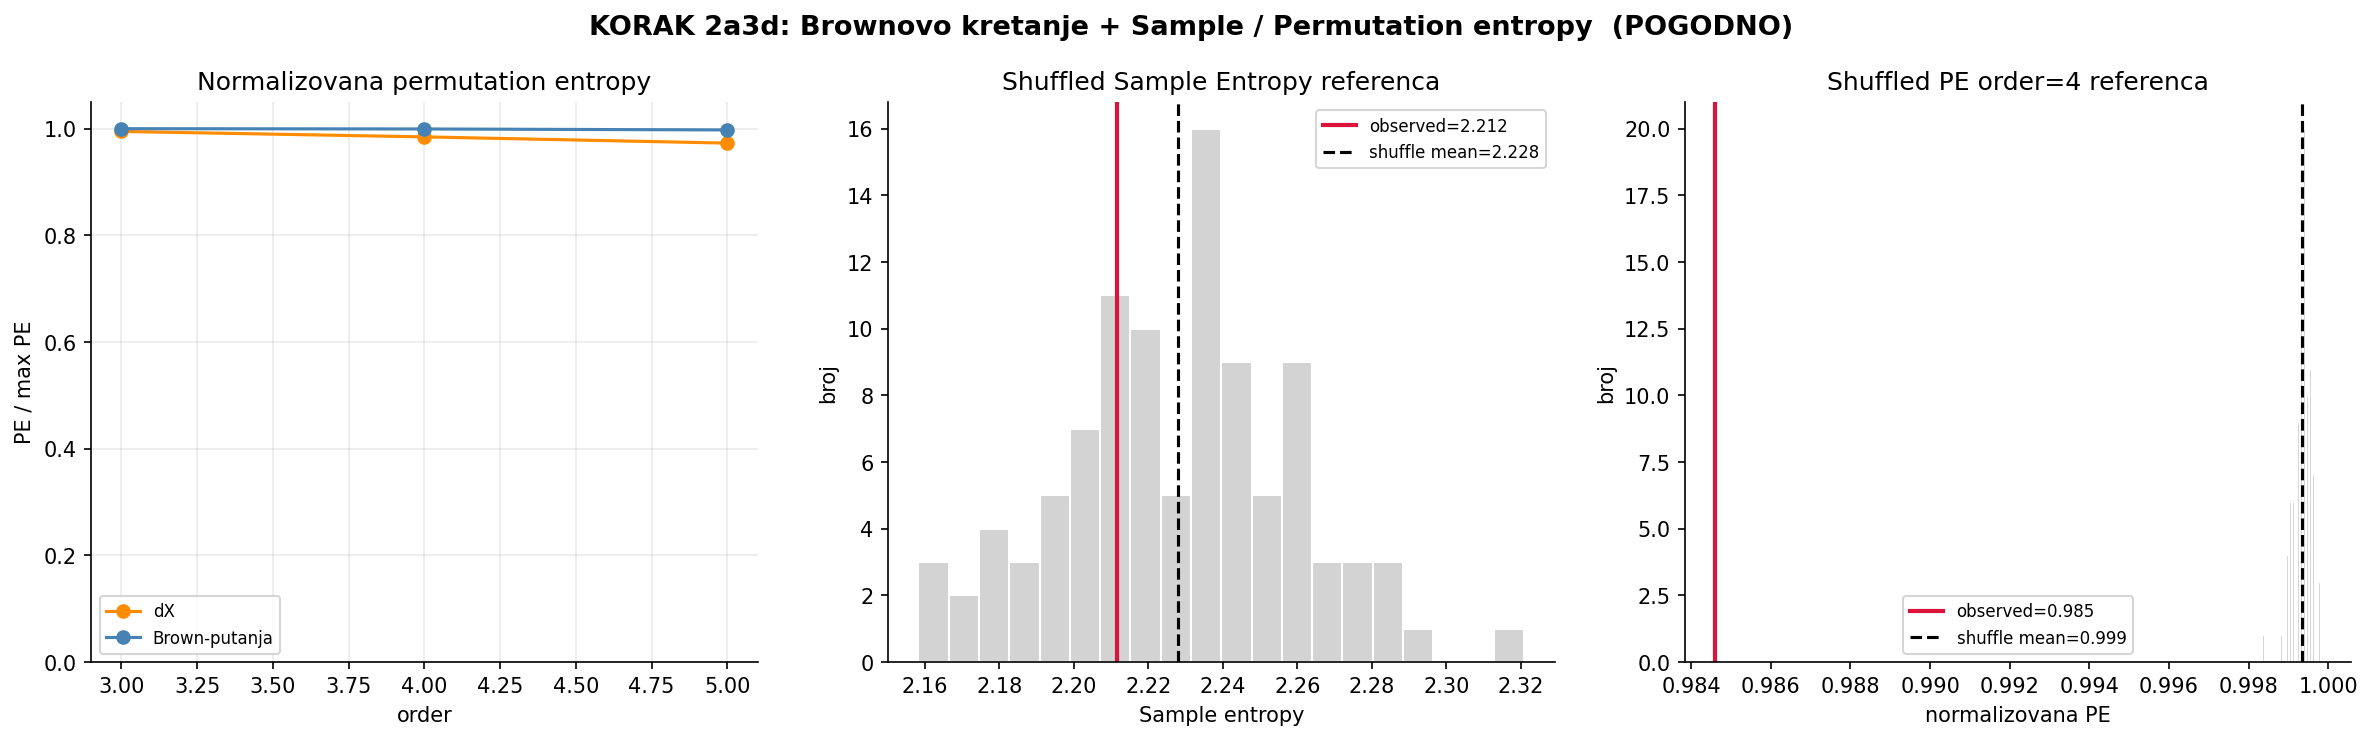

Reproduce this figure in Python.
"""
3_KarlWeierstrass_NEXT3_2a3d — POGODNI deo iz 1_KarlWeierstrass_v2.py
Aparat 2a: Brownovo kretanje  +  Test 3d: Sample / Permutation entropy

Self-contained:
  - KORAK 1: ucitavanje 4624 izvlacenja i izgradnja f(t) = lex-indeks
  - KORAK 2a: Brown inkrementi (priprema)
  - KORAK 2a3d: Sample entropy + Permutation entropy nad
                centriranim Brown inkrementima, Brown-putanja kao kontrola,
                shuffled entropy referenca

Output:
  3_KarlWeierstrass_NEXT3_2a3d.png
  3_KarlWeierstrass_NEXT3_2a3d.txt
"""

import csv
import math
import os
import time
from datetime import timedelta

import matplotlib.pyplot as plt
import numpy as np


T0 = time.time()

CSV_DRAWS = "/Users/4c/Desktop/GHQ/data/loto7_4624_k43.csv"

HERE = os.path.dirname(os.path.abspath(__file__))
PNG_PATH = os.path.join(HERE, "3_KarlWeierstrass_NEXT3_2a3d.png")
TXT_PATH = os.path.join(HERE, "3_KarlWeierstrass_NEXT3_2a3d.txt")

N_MAX = 39
K_PICK = 7
TOTAL_COMBOS = math.comb(N_MAX, K_PICK)


# ─── helperi (samo oni potrebni za 2a + 2a3d) ────────────────────────
def read_loto_csv(path):
    rows = []
    with open(path, "r", encoding="utf-8", newline="") as f:
        reader = csv.reader(f)
        for row in reader:
            if len(row) < K_PICK:
                continue
            try:
                nums = tuple(sorted(int(x) for x in row[:K_PICK]))
            except ValueError:
                continue
            if len(nums) == K_PICK and len(set(nums)) == K_PICK:
                rows.append(nums)
    return rows


def lex_rank_1based(combo, n=N_MAX, k=K_PICK):
    """1-based lex indeks (poklapa se sa rednim brojem u kombinacije_39C7.csv)."""
    combo = tuple(sorted(combo))
    rank0 = 0
    prev = 0
    for i, value in enumerate(combo):
        remaining = k - i - 1
        for candidate in range(prev + 1, value):
            rank0 += math.comb(n - candidate, remaining)
        prev = value
    return rank0 + 1


def sample_entropy(series, m=2, r=None, max_points=1200):
    """Sample entropy; koristi poduzorak ako je niz dug radi brzine."""
    x = np.asarray(series, dtype=float)
    if len(x) > max_points:
        idx = np.linspace(0, len(x) - 1, max_points).astype(int)
        x = x[idx]
    x = (x - x.mean()) / (x.std() + 1e-12)
    if r is None:
        r = 0.2

    def _count(mm):
        templates = np.array([x[i:i + mm] for i in range(len(x) - mm + 1)])
        count = 0
        for i in range(len(templates) - 1):
            dist = np.max(np.abs(templates[i + 1:] - templates[i]), axis=1)
            count += int(np.sum(dist <= r))
        return count

    b = _count(m)
    a = _count(m + 1)
    if a == 0 or b == 0:
        return float("inf"), a, b, len(x)
    return float(-np.log(a / b)), a, b, len(x)


def permutation_entropy(series, order=3, delay=1):
    """Normalizovana permutation entropy u opsegu 0..1."""
    x = np.asarray(series, dtype=float)
    n_patterns = len(x) - delay * (order - 1)
    if n_patterns <= 0:
        return float("nan"), float("nan"), 0

    counts = {}
    for i in range(n_patterns):
        window = x[i:i + delay * order:delay]
        pattern = tuple(np.argsort(window, kind="mergesort"))
        counts[pattern] = counts.get(pattern, 0) + 1

    probs = np.asarray(list(counts.values()), dtype=float)
    probs = probs / probs.sum()
    pe = float(-np.sum(probs * np.log2(probs)))
    pe_norm = pe / np.log2(math.factorial(order))
    return pe, float(pe_norm), len(counts)


# ─── KORAK 1: f(t) = lex-indeks ──────────────────────────────────────
draws = read_loto_csv(CSV_DRAWS)
N = len(draws)
lex_idx = np.array([lex_rank_1based(c) for c in draws], dtype=np.float64)

print()
print("3_KarlWeierstrass_NEXT3_2a3d — KORAK 1: formiranje krive f(t)")
print(f"  CSV:                  {CSV_DRAWS}")
print(f"  Ucitano izvlacenja:    {N}")
print(f"  C(39,7):              {TOTAL_COMBOS:,}")
print()

with open(TXT_PATH, "w", encoding="utf-8") as f:
    f.write("3_KarlWeierstrass_NEXT3_2a3d — Brownovo kretanje + Sample/Permutation entropy (POGODNO)\n")
    f.write("=" * 60 + "\n\n")
    f.write("KORAK 1: Weierstrass-ova funkcija nad svih izvucenih kombinacija\n\n")
    f.write(f"  CSV izvucenih:        {CSV_DRAWS}\n")
    f.write(f"  Ucitano izvlacenja:    {N}\n")
    f.write(f"  C(39,7):              {TOTAL_COMBOS:,}\n")
    f.write("  f(t) = lex-indeks izvucene kombinacije u skupu svih 39C7\n\n")


# ─── KORAK 2a: priprema Brown inkremenata (samo ono sto 2a3d koristi) ─
incr = np.diff(lex_idx)
brown_incr_centered = incr - incr.mean()
brown_path = np.cumsum(brown_incr_centered)


# ─── KORAK 2a3d: Sample / Permutation entropy nad Brown inkrementima ─
T0_2A3D = time.time()

sampen_m = 2
sampen_r = 0.2
sampen_incr, sampen_a, sampen_b, sampen_n = sample_entropy(
    brown_incr_centered, m=sampen_m, r=sampen_r, max_points=1200
)
sampen_path, _, _, _ = sample_entropy(brown_path, m=sampen_m, r=sampen_r, max_points=1200)

pe_orders = [3, 4, 5]
pe_incr_rows = []
pe_path_rows = []
for order in pe_orders:
    pe, pe_norm, patterns = permutation_entropy(brown_incr_centered, order=order, delay=1)
    pe_incr_rows.append((order, pe, pe_norm, patterns, math.factorial(order)))
    pe_p, pe_p_norm, p_patterns = permutation_entropy(brown_path, order=order, delay=1)
    pe_path_rows.append((order, pe_p, pe_p_norm, p_patterns, math.factorial(order)))

rng_2a3d = np.random.default_rng(45)
entropy_shuffle_runs = 100
shuffle_sampen = []
shuffle_pe4 = []
for _ in range(entropy_shuffle_runs):
    shuffled = rng_2a3d.permutation(brown_incr_centered)
    se, _, _, _ = sample_entropy(shuffled, m=sampen_m, r=sampen_r, max_points=1200)
    _, pe4_norm, _ = permutation_entropy(shuffled, order=4, delay=1)
    if np.isfinite(se):
        shuffle_sampen.append(se)
    shuffle_pe4.append(pe4_norm)
shuffle_sampen = np.asarray(shuffle_sampen, dtype=float)
shuffle_pe4 = np.asarray(shuffle_pe4, dtype=float)

shuffle_sampen_mean = float(shuffle_sampen.mean())
shuffle_sampen_std = float(shuffle_sampen.std(ddof=1))
shuffle_sampen_p_low = float(np.mean(shuffle_sampen <= sampen_incr))
shuffle_sampen_z = (sampen_incr - shuffle_sampen_mean) / (shuffle_sampen_std + 1e-12)

pe4_norm = pe_incr_rows[1][2]
shuffle_pe4_mean = float(shuffle_pe4.mean())
shuffle_pe4_std = float(shuffle_pe4.std(ddof=1))
shuffle_pe4_p_low = float(np.mean(shuffle_pe4 <= pe4_norm))
shuffle_pe4_z = (pe4_norm - shuffle_pe4_mean) / (shuffle_pe4_std + 1e-12)

if shuffle_sampen_p_low <= 0.05 or shuffle_pe4_p_low <= 0.05:
    entropy_note = "entropija je niza od shuffled Brown reference (moguca struktura)"
else:
    entropy_note = "entropija je blizu shuffled Brown reference"

print()
print("KORAK 2a3d: Aparat 2a Brownovo kretanje + Test 3d Sample / Permutation entropy")
print(f"  Sample entropy dX: {sampen_incr:.4f}  (m={sampen_m}, r={sampen_r}, n={sampen_n})")
print(f"  Sample entropy Brown-putanja: {sampen_path:.4f}")
print(f"  Permutation entropy dX order=4: {pe4_norm:.4f} normalizovano")
print(f"  shuffled SampEn: mean={shuffle_sampen_mean:.4f} std={shuffle_sampen_std:.4f} "
      f"z={shuffle_sampen_z:.2f} p_low={shuffle_sampen_p_low:.4f}")
print(f"  shuffled PE4: mean={shuffle_pe4_mean:.4f} std={shuffle_pe4_std:.4f} "
      f"z={shuffle_pe4_z:.2f} p_low={shuffle_pe4_p_low:.4f}")
print(f"  ⇒ {entropy_note}")
print()

fig2a3d, ax2a3d = plt.subplots(1, 3, figsize=(16, 5))
fig2a3d.suptitle("KORAK 2a3d: Brownovo kretanje + Sample / Permutation entropy  (POGODNO)",
                 fontsize=13, fontweight="bold")

orders = np.array([row[0] for row in pe_incr_rows], dtype=int)
pe_incr_norms = np.array([row[2] for row in pe_incr_rows], dtype=float)
pe_path_norms = np.array([row[2] for row in pe_path_rows], dtype=float)
ax2a3d[0].plot(orders, pe_incr_norms, "o-", color="darkorange", label="dX")
ax2a3d[0].plot(orders, pe_path_norms, "o-", color="steelblue", label="Brown-putanja")
ax2a3d[0].set_ylim(0, 1.05)
ax2a3d[0].set_title("Normalizovana permutation entropy")
ax2a3d[0].set_xlabel("order")
ax2a3d[0].set_ylabel("PE / max PE")
ax2a3d[0].legend(fontsize=8)
ax2a3d[0].grid(True, alpha=0.25)

ax2a3d[1].hist(shuffle_sampen, bins=20, color="lightgray", edgecolor="white")
ax2a3d[1].axvline(sampen_incr, color="crimson", linewidth=2,
                  label=f"observed={sampen_incr:.3f}")
ax2a3d[1].axvline(shuffle_sampen_mean, color="black", linestyle="--",
                  label=f"shuffle mean={shuffle_sampen_mean:.3f}")
ax2a3d[1].set_title("Shuffled Sample Entropy referenca")
ax2a3d[1].set_xlabel("Sample entropy")
ax2a3d[1].set_ylabel("broj")
ax2a3d[1].legend(fontsize=8)

ax2a3d[2].hist(shuffle_pe4, bins=20, color="lightgray", edgecolor="white")
ax2a3d[2].axvline(pe4_norm, color="crimson", linewidth=2,
                  label=f"observed={pe4_norm:.3f}")
ax2a3d[2].axvline(shuffle_pe4_mean, color="black", linestyle="--",
                  label=f"shuffle mean={shuffle_pe4_mean:.3f}")
ax2a3d[2].set_title("Shuffled PE order=4 referenca")
ax2a3d[2].set_xlabel("normalizovana PE")
ax2a3d[2].set_ylabel("broj")
ax2a3d[2].legend(fontsize=8)

for a in ax2a3d:
    a.spines["top"].set_visible(False)
    a.spines["right"].set_visible(False)

fig2a3d.tight_layout()
fig2a3d.savefig(PNG_PATH, dpi=150, bbox_inches="tight")
plt.show()

with open(TXT_PATH, "a", encoding="utf-8") as f:
    f.write("\n")
    f.write("=" * 60 + "\n")
    f.write("KORAK 2a3d: Aparat 2a Brownovo kretanje + Test 3d Sample / Permutation entropy\n")
    f.write("=" * 60 + "\n\n")
    f.write(f"  PNG:                  {PNG_PATH}\n\n")
    f.write("Sample entropy:\n")
    f.write(f"  m                     = {sampen_m}\n")
    f.write(f"  r                     = {sampen_r}\n")
    f.write(f"  n used                = {sampen_n}\n")
    f.write(f"  SampEn(dX)            = {sampen_incr:.8f}\n")
    f.write(f"  SampEn(Brown-putanja) = {sampen_path:.8f}\n")
    f.write(f"  A count               = {sampen_a}\n")
    f.write(f"  B count               = {sampen_b}\n\n")
    f.write("Permutation entropy:\n")
    f.write(f"  {'order':<8}{'PE bits':>16}{'PE norm':>16}{'patterns':>14}{'max':>10}\n")
    for order, pe, pe_norm, patterns, max_patterns in pe_incr_rows:
        f.write(f"  {order:<8}{pe:>16,.8f}{pe_norm:>16,.8f}{patterns:>14}{max_patterns:>10}\n")
    f.write("\n")
    f.write("Shuffled entropy referenca:\n")
    f.write(f"  runs                  = {entropy_shuffle_runs}\n")
    f.write(f"  SampEn mean           = {shuffle_sampen_mean:.8f}\n")
    f.write(f"  SampEn std            = {shuffle_sampen_std:.8f}\n")
    f.write(f"  SampEn z              = {shuffle_sampen_z:.8f}\n")
    f.write(f"  SampEn p_low          = {shuffle_sampen_p_low:.8f}\n")
    f.write(f"  PE4 mean              = {shuffle_pe4_mean:.8f}\n")
    f.write(f"  PE4 std               = {shuffle_pe4_std:.8f}\n")
    f.write(f"  PE4 z                 = {shuffle_pe4_z:.8f}\n")
    f.write(f"  PE4 p_low             = {shuffle_pe4_p_low:.8f}\n")
    f.write(f"  interpret.            = {entropy_note}\n\n")

    elapsed_2a3d = time.time() - T0_2A3D
    f.write(f"Vreme KORAKA 2a3d: {timedelta(seconds=int(elapsed_2a3d))} ({elapsed_2a3d:.1f} s)\n")
    f.write(f"Ukupno vreme:       {timedelta(seconds=int(time.time()-T0))} ({time.time()-T0:.1f} s)\n")

print(f"PNG saved → {PNG_PATH}")
print(f"TXT saved → {TXT_PATH}")
print(f"Vreme KORAKA 2a3d: {timedelta(seconds=int(time.time()-T0_2A3D))} "
      f"({time.time()-T0_2A3D:.1f} s)")
print(f"Ukupno vreme:      {timedelta(seconds=int(time.time()-T0))} "
      f"({time.time()-T0:.1f} s)")
print()
print("KRAJ 3_KarlWeierstrass_NEXT3_2a3d.")
print()
"""
3_KarlWeierstrass_NEXT3_2a3d — KORAK 1: formiranje krive f(t)
  CSV:                  /data/loto7_4624_k43.csv
  Ucitano izvlacenja:   4624
  C(39,7):              15,380,937


KORAK 2a3d: Aparat 2a Brownovo kretanje + Test 3d Sample / Permutation entropy
  Sample entropy dX: 2.2117  (m=2, r=0.2, n=1200)
  Sample entropy Brown-putanja: 2.1418
  Permutation entropy dX order=4: 0.9846 normalizovano
  shuffled SampEn: mean=2.2279 std=0.0317 z=-0.51 p_low=0.3100
  shuffled PE4: mean=0.9993 std=0.0002 z=-65.27 p_low=0.0000
  ⇒ entropija je niza od shuffled Brown reference (moguca struktura)

PNG saved → /3_KarlWeierstrass_NEXT3_2a3d.png
TXT saved → /3_KarlWeierstrass_NEXT3_2a3d.txt
Vreme KORAKA 2a3d: 0:00:30 (30.9 s)
Ukupno vreme:      0:00:30 (30.9 s)

KRAJ 3_KarlWeierstrass_NEXT3_2a3d.
"""



###############   PREDIKCIJA 3  ###############################

"""
NEXT3 (2a3d, PE) — sledeći ordinal pattern najverovatniji za m=4 → smer + magnituda inkrementa.
"""


def lex_unrank_1based(rank, n=N_MAX, k=K_PICK):
    """Vracanje 1-based lex indeksa u Loto 7/39 kombinaciju."""
    rank0 = int(rank) - 1
    combo = []
    prev = 0
    for i in range(k):
        remaining = k - i - 1
        for candidate in range(prev + 1, n + 1):
            count = math.comb(n - candidate, remaining)
            if rank0 >= count:
                rank0 -= count
            else:
                combo.append(candidate)
                prev = candidate
                break
    return tuple(combo)


def ordinal_pattern(values):
    """Ordinalni pattern bez amplitude: redosled elemenata po velicini."""
    return tuple(np.argsort(np.asarray(values, dtype=float), kind="mergesort"))


T0_PRED3 = time.time()

# PE signal je najjaci za order=4: koristimo poslednja 3 dX kao kontekst,
# a istorijske cetvrte vrednosti iz istog ordinalnog konteksta kao prognozu.
pe_pred_order = 4
context_len = pe_pred_order - 1
x = np.asarray(brown_incr_centered, dtype=float)
current_context = ordinal_pattern(x[-context_len:])

matched_next_centered = []
matched_patterns = {}
for i in range(0, len(x) - pe_pred_order + 1):
    context = ordinal_pattern(x[i:i + context_len])
    if context != current_context:
        continue
    next_centered = float(x[i + context_len])
    matched_next_centered.append(next_centered)
    full_pattern = ordinal_pattern(x[i:i + pe_pred_order])
    matched_patterns[full_pattern] = matched_patterns.get(full_pattern, 0) + 1

if matched_next_centered:
    matched_next_centered = np.asarray(matched_next_centered, dtype=float)
    pred3_note = "koristi se istorija istog ordinalnog konteksta"
else:
    matched_next_centered = x
    pred3_note = "nema poklapanja ordinalnog konteksta; koristi se globalna distribucija"

last_lex = float(lex_idx[-1])
last_incr = float(incr[-1])
mean_incr = float(incr.mean())
pred_centered_incr = float(np.mean(matched_next_centered))
pred_incr = mean_incr + pred_centered_incr
pred_lex_float = last_lex + pred_incr
pred_lex = int(np.clip(round(pred_lex_float), 1, TOTAL_COMBOS))
pred_combo = lex_unrank_1based(pred_lex)

top_patterns = sorted(matched_patterns.items(), key=lambda item: item[1], reverse=True)[:5]
quantile_grid = [0.10, 0.25, 0.50, 0.75, 0.90]
candidate_rows = []
seen_lex = set()
for q in quantile_grid:
    cand_centered = float(np.quantile(matched_next_centered, q))
    cand_incr = mean_incr + cand_centered
    cand_lex = int(np.clip(round(last_lex + cand_incr), 1, TOTAL_COMBOS))
    if cand_lex in seen_lex:
        continue
    seen_lex.add(cand_lex)
    candidate_rows.append((q, cand_incr, cand_lex, lex_unrank_1based(cand_lex)))

print()
print("PREDIKCIJA 3 — NEXT3 / 2a3d / PE / ordinalni kontekst")
print(f"  PE order               = {pe_pred_order}")
print(f"  trenutni kontekst      = {current_context}")
print(f"  istorijskih prelaza    = {len(matched_next_centered)}")
print(f"  zadnji lex             = {int(last_lex):,}")
print(f"  zadnji inkrement       = {last_incr:,.2f}")
print(f"  pred. inkrement        = {pred_incr:,.2f}")
print(f"  pred. lex              = {pred_lex:,}")
print(f"  pred. kombinacija      = {pred_combo}")
print(f"  napomena               = {pred3_note}")
print("  najcesci order=4 patterni iz tog konteksta:")
for pattern, count in top_patterns:
    print(f"    pattern={pattern}  count={count}")
print("  kvantil kandidati:")
for q, cand_incr, cand_lex, combo in candidate_rows:
    print(f"    q={q:>4.2f}  dX={cand_incr:>14,.2f}  lex={cand_lex:>10,}  combo={combo}")
print()

with open(TXT_PATH, "a", encoding="utf-8") as f:
    f.write("\n")
    f.write("=" * 60 + "\n")
    f.write("PREDIKCIJA 3: NEXT3 / 2a3d / PE / ordinalni kontekst\n")
    f.write("=" * 60 + "\n\n")
    f.write("Model:\n")
    f.write("  PE order=4 je nizi od shuffled reference.\n")
    f.write("  Poslednja 3 centrirana dX cine ordinalni kontekst.\n")
    f.write("  Predikcija koristi istorijske sledece dX vrednosti iz istog konteksta.\n\n")
    f.write("Parametri:\n")
    f.write(f"  PE order               = {pe_pred_order}\n")
    f.write(f"  trenutni kontekst      = {current_context}\n")
    f.write(f"  broj prelaza           = {len(matched_next_centered)}\n")
    f.write(f"  PE4 norm               = {pe4_norm:.8f}\n")
    f.write(f"  PE4 shuffled mean      = {shuffle_pe4_mean:.8f}\n")
    f.write(f"  PE4 p_low              = {shuffle_pe4_p_low:.8f}\n")
    f.write(f"  mean(dX)               = {mean_incr:,.8f}\n")
    f.write(f"  zadnji lex             = {int(last_lex):,}\n")
    f.write(f"  zadnji inkrement       = {last_incr:,.8f}\n")
    f.write(f"  pred. centrirani dX    = {pred_centered_incr:,.8f}\n")
    f.write(f"  pred. inkrement        = {pred_incr:,.8f}\n")
    f.write(f"  napomena               = {pred3_note}\n\n")
    f.write("Glavna prognoza:\n")
    f.write(f"  pred. lex float        = {pred_lex_float:,.8f}\n")
    f.write(f"  pred. lex              = {pred_lex:,}\n")
    f.write(f"  pred. kombinacija      = {pred_combo}\n\n")
    f.write("Najcesci order=4 patterni iz istog konteksta:\n")
    for pattern, count in top_patterns:
        f.write(f"  pattern={pattern}  count={count}\n")
    f.write("\n")
    f.write("Kvantil kandidati iz ordinalnog konteksta:\n")
    f.write(f"  {'q':>8}{'dX':>18}{'lex':>14}  kombinacija\n")
    for q, cand_incr, cand_lex, combo in candidate_rows:
        f.write(f"  {q:>8.2f}{cand_incr:>18,.8f}{cand_lex:>14,}  {combo}\n")
    f.write("\n")
    elapsed_pred3 = time.time() - T0_PRED3
    f.write(f"Vreme PREDIKCIJE 3: {timedelta(seconds=int(elapsed_pred3))} ({elapsed_pred3:.1f} s)\n")

print(f"TXT updated → {TXT_PATH}")
print(f"Vreme PREDIKCIJE 3: {timedelta(seconds=int(time.time()-T0_PRED3))} "
      f"({time.time()-T0_PRED3:.1f} s)")
print()

"""
iz entropy bloka, pa dodajem predikciju preko ordinalnog obrasca.

poslednja 3 centrirana inkrementa se tretiraju kao ordinalni kontekst, iz istorije se uzimaju sledeći inkrementi za isti kontekst, pa se lex vraća u kombinacije.

koristi PE order=4
poslednja 3 centrirana inkrementa uzima kao ordinalni kontekst
iz istorije uzima sledeće inkremente za isti ordinalni kontekst
računa glavnu prognozu i kvantil-kandidate
vraća svaki lex u Loto 7/39 kombinaciju
upisuje sve u 3_KarlWeierstrass_NEXT3_2a3d.txt
"""



"""
3_KarlWeierstrass_NEXT3_2a3d — KORAK 1: formiranje krive f(t)
  CSV:                  /data/loto7_4624_k43.csv
  Ucitano izvlacenja:   4624
  C(39,7):              15,380,937


KORAK 2a3d: Aparat 2a Brownovo kretanje + Test 3d Sample / Permutation entropy
  Sample entropy dX: 2.2117  (m=2, r=0.2, n=1200)
  Sample entropy Brown-putanja: 2.1418
  Permutation entropy dX order=4: 0.9846 normalizovano
  shuffled SampEn: mean=2.2279 std=0.0317 z=-0.51 p_low=0.3100
  shuffled PE4: mean=0.9993 std=0.0002 z=-65.27 p_low=0.0000
  ⇒ entropija je niza od shuffled Brown reference (moguca struktura)

PNG saved → /3_KarlWeierstrass_NEXT3_2a3d.png
TXT saved → /3_KarlWeierstrass_NEXT3_2a3d.txt
Vreme KORAKA 2a3d: 0:00:10 (10.5 s)
Ukupno vreme:      0:00:10 (10.5 s)

KRAJ 3_KarlWeierstrass_NEXT3_2a3d.


PREDIKCIJA 3 — NEXT3 / 2a3d / PE / ordinalni kontekst
  PE order               = 4
  trenutni kontekst      = (2, 1, 0)
  istorijskih prelaza    = 654
  zadnji lex             = 513,114
  zadnji inkrement       = -2,143,496.00
  pred. inkrement        = 2,260,524.41
  pred. lex              = 2,773,638
  pred. kombinacija      = (2, 3, 4, 7, 11, 21, 25)
  napomena               = koristi se istorija istog ordinalnog konteksta
  najcesci order=4 patterni iz tog konteksta:
    pattern=(2, 1, 0, 3)  count=218
    pattern=(2, 1, 3, 0)  count=194
    pattern=(2, 3, 1, 0)  count=121
    pattern=(3, 2, 1, 0)  count=121
  kvantil kandidati:
    q=0.10  dX= -5,779,679.00  lex=         1  combo=(1, 2, 3, 4, 5, 6, 7)
    q=0.50  dX=  2,321,449.50  lex= 2,834,564  combo=(2, x, 5, y, 20, z, 26)
    q=0.75  dX=  6,963,264.00  lex= 7,476,378  combo=(4, x, 13, y, 22, z, 34)
    q=0.90  dX= 10,186,969.40  lex=10,700,083  combo=(6, x, 17, y, 21, z, 34)

TXT updated → /3_KarlWeierstrass_NEXT3_2a3d.txt
Vreme PREDIKCIJE 3: 0:00:00 (0.0 s)
"""
